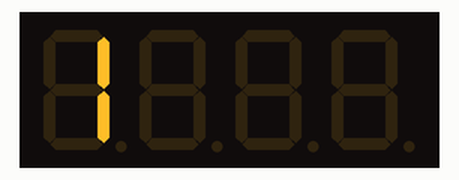
Simulated run of this sketch. Board: Arduino Uno, built with avr-gcc and run on an emulated ATmega328P. Shown: 4-digit seven-segment display. Wiring (from diagram.json): 4-digit 7-segment display, segments lit when LOW: segments pin 2, pin 3, pin 4, pin 5, pin 6, pin 7, pin 8, pin 9; digit selects pin 10, pin 11, pin 12, pin 13. The segment pins are drawn as the display they are named for.

Above: at 0.2 s.
At 0.9 s:
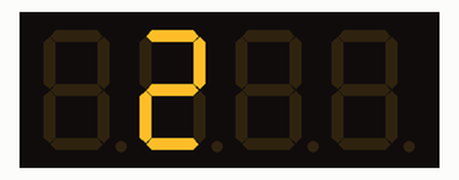
At 1.7 s:
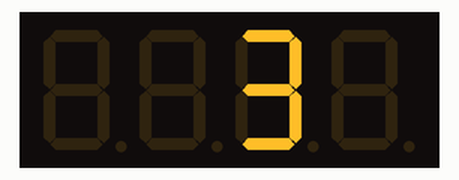
At 2.5 s:
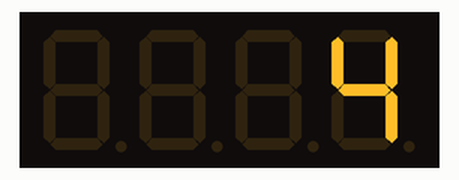

The sketch:

main.ino
```cpp
/**
  Show 1, 2, 3, and 4 with 4 digit 7-segment display
  7 APR 2025 by Blind Author
*/

const int segmentPins[8] = {2, 3, 4, 5, 6, 7, 8, 9};
const int digitPins[4] = {10, 11, 12, 13};

const byte digits[10][8] = {
  {1,1,1,1,1,1,0,0},
  {0,1,1,0,0,0,0,0},
  {1,1,0,1,1,0,1,0},
  {1,1,1,1,0,0,1,0},
  {0,1,1,0,0,1,1,0},
  {1,0,1,1,0,1,1,0},
  {1,0,1,1,1,1,1,0},
  {1,1,1,0,0,0,0,0},
  {1,1,1,1,1,1,1,0},
  {1,1,1,1,0,1,1,0}
};

void setup() {
  for (int i = 0; i < 8; i++) pinMode(segmentPins[i], OUTPUT);
  for (int i = 0; i < 4; i++) {
    pinMode(digitPins[i], OUTPUT);
    digitalWrite(digitPins[i], LOW);
  }
}

void loop() {
  int nums[4] = {1, 2, 3, 4};

  for (int i = 0; i < 4; i++) {
    for (int j = 0; j < 8; j++) digitalWrite(segmentPins[j], digits[nums[i]][j] ? LOW : HIGH);
    digitalWrite(digitPins[i], HIGH);
    delay(800);
    digitalWrite(digitPins[i], LOW);
  }
}
```

Measured:
- by itself, everything shown: repeats every 3.2 s, in 8 steps
- what the display in image 0 shows lasts 0.6 s, from 0.2 s to 0.8 s
- what the display in image 1 shows lasts 0.7 s, from 0.9 s to 1.6 s
